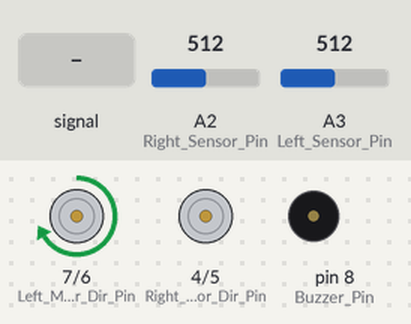
The sketch below on a simulated Arduino Uno, built with avr-gcc and run on an emulated ATmega328P. Parts: direction and speed pins drawn as motors (green arrow = direction pin HIGH = forward, orange = LOW = backward, longer = more drive), buzzer (waves = sounding). The inputs (shaded band) are chosen by the test bench; at power-on: A2 (Right_Sensor_Pin) = 512, A3 (Left_Sensor_Pin) = 512.

Above: at 1.2 s.
1.3 s: A2 (Right_Sensor_Pin) fed a 200 Hz sine of ±255 counts around its level
At 3.2 s:
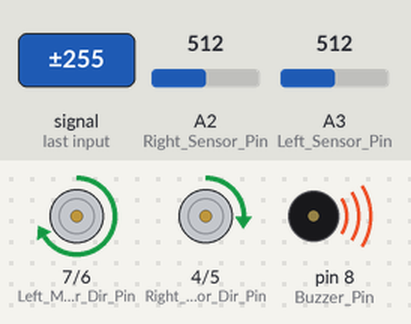
4.3 s: A2 (Right_Sensor_Pin) set to 710
At 5.6 s:
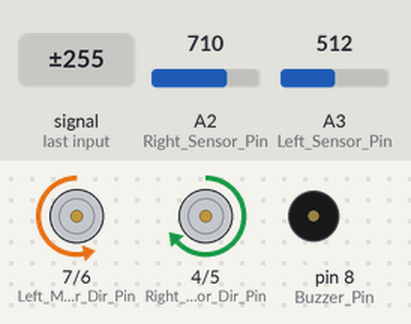
5.9 s: A3 (Left_Sensor_Pin) set to 686
7.4 s: A3 (Left_Sensor_Pin) set to 708
At 8.0 s:
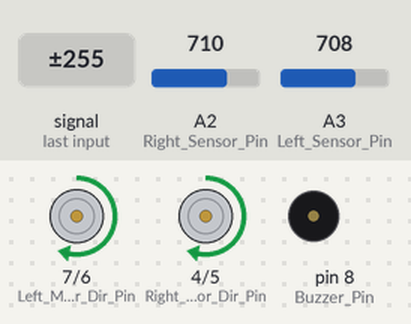
8.9 s: A2 (Right_Sensor_Pin) set to 689
At 9.2 s:
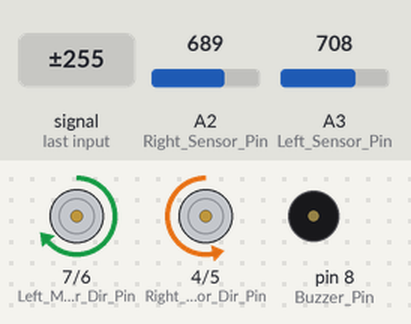
10.4 s: A3 (Left_Sensor_Pin) set to 690
At 14.9 s:
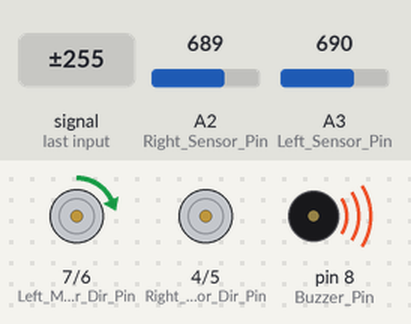
Timing chart, 0 to 15.9 s (numbered marks = the images above; inputs shaded):
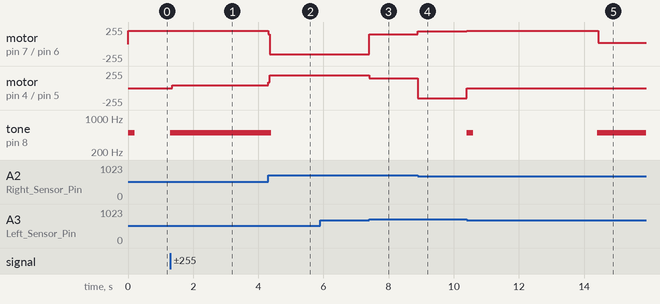

The sketch:

Task_2.ino
```cpp
 const int Left_Sensor_Pin = A3;
  const int Right_Sensor_Pin = A2;
  const int Left_Motor_PWM_Pin = 6;
  const int Left_Motor_Dir_Pin = 7;
  const int Right_Motor_PWM_Pin = 5;
  const int Right_Motor_Dir_Pin = 4;
  const int Buzzer_Pin = 8;

  const int Black_Threshold = 700;
  const int Motor_Speed = 150;
  const int dMotor_Delta_Speed = 40;


  unsigned long Lost_Time = 0;
  const unsigned long Search_Time = 4000;
  bool Is_Searching = false;
  bool Is_waiting = false;

  void setup() {
    Serial.begin(9600);
    pinMode(Left_Sensor_Pin, INPUT);
    pinMode(Right_Sensor_Pin, INPUT);
    pinMode(Buzzer_Pin, OUTPUT);
    pinMode(Left_Motor_PWM_Pin, OUTPUT);
    pinMode(Left_Motor_Dir_Pin, OUTPUT);
    pinMode(Right_Motor_PWM_Pin, OUTPUT);
    pinMode(Right_Motor_Dir_Pin, OUTPUT);
  }

  void beep(int duration) {
    tone(Buzzer_Pin, 500, duration);
  }

  void follow_line(bool is_Left_Line_Black, bool is_Right_Line_Black) {
    if (is_Left_Line_Black && is_Right_Line_Black) {
      move_Forward();
    } else if (!is_Left_Line_Black && is_Right_Line_Black) {
      turn_Left();
    } else if (is_Left_Line_Black && !is_Right_Line_Black) {
      turn_Right();
    } else {
      if (!Is_Searching) {
        Is_Searching = true;
        Lost_Time = millis();
        beep(200);
      }
    }
  }

  void search_line(bool is_Left_Line_Black, bool is_Right_Line_Black) {
    if (is_Left_Line_Black || is_Right_Line_Black) {
      Is_Searching = false;
      beep(100);
      return;
    }

    unsigned long current_Time = millis() - Lost_Time;

    if (current_Time % 2000 < 2000) {
      move_Find_Right();
    } else {
      move_Find_Left();
    }

    if (millis() - Lost_Time > Search_Time) {
      Is_waiting = true;
    }
  }

  void move_Forward() {
    analogWrite(Left_Motor_PWM_Pin, Motor_Speed);
    digitalWrite(Left_Motor_Dir_Pin, HIGH);
    analogWrite(Right_Motor_PWM_Pin, Motor_Speed);
    digitalWrite(Right_Motor_Dir_Pin, HIGH);
  }

  void turn_Left() {
    analogWrite(Left_Motor_PWM_Pin, Motor_Speed);
    digitalWrite(Left_Motor_Dir_Pin, LOW);
    analogWrite(Right_Motor_PWM_Pin, Motor_Speed + dMotor_Delta_Speed);
    digitalWrite(Right_Motor_Dir_Pin, HIGH);
  }

  void turn_Right() {
    analogWrite(Left_Motor_PWM_Pin, Motor_Speed + dMotor_Delta_Speed);
    digitalWrite(Left_Motor_Dir_Pin, HIGH);
    analogWrite(Right_Motor_PWM_Pin, Motor_Speed);
    digitalWrite(Right_Motor_Dir_Pin, LOW);
  }

  void Stop_Moving() {
    digitalWrite(Left_Motor_PWM_Pin, LOW);
    digitalWrite(Left_Motor_Dir_Pin, LOW);
    digitalWrite(Right_Motor_PWM_Pin, LOW);
    digitalWrite(Right_Motor_Dir_Pin, LOW);
  }

  void move_Find_Right() {
    analogWrite(Left_Motor_PWM_Pin, 200);
    digitalWrite(Left_Motor_Dir_Pin, HIGH);
    analogWrite(Right_Motor_PWM_Pin, 0);
    digitalWrite(Right_Motor_Dir_Pin, LOW);
  }

  void move_Find_Left() {
    analogWrite(Left_Motor_PWM_Pin, 0);
    digitalWrite(Left_Motor_Dir_Pin, LOW);
    analogWrite(Right_Motor_PWM_Pin, 200);
    digitalWrite(Right_Motor_Dir_Pin, HIGH);
  }

  void loop() {
    int left_Sensor_Value = analogRead(Left_Sensor_Pin);
    int right_Sensor_Value = analogRead(Right_Sensor_Pin);
    bool is_Left_Line_Black = left_Sensor_Value > Black_Threshold;
    bool is_Right_Line_Black = right_Sensor_Value > Black_Threshold;

    if (Is_Searching) {
      search_line(is_Left_Line_Black, is_Right_Line_Black);
    } else {
      follow_line(is_Left_Line_Black, is_Right_Line_Black);
    }
    if (Is_waiting) {
    Stop_Moving();
    beep(Search_Time);
    }
  }
```

Task_1.cpp
```cpp
#include <stdio.h>

typedef long long int RUB;

struct Person {
    RUB bank_account;
    RUB income;
    RUB rent_price;
    RUB food_price;
    RUB invested_money;
    RUB mortgage;
    RUB other_spendings;
    RUB flat_price;
    RUB all_spendings;
};

struct Person alice;
struct Person bob;

void alice_init() {
    alice.bank_account = 1000 * 1000;
    alice.income = 300 * 1000;
    alice.rent_price = 60 * 1000;
    alice.food_price = 25 * 1000;
    alice.other_spendings = 30 * 1000;
    alice.invested_money = alice.income - (alice.rent_price + alice.food_price + alice.other_spendings);
}

void bob_init() {
    bob.bank_account = 500 * 1000;
    bob.income = 200 * 1000;
    bob.flat_price = 20 * 1000 * 1000;
    bob.food_price = 25 * 1000;
    bob.other_spendings = 30 * 1000;
    bob.mortgage = 60 * 1000;
    bob.invested_money = bob.income - (bob.mortgage + bob.food_price + bob.other_spendings);
}

void alice_print() {
    printf("Alice bank account = %lld rub.\n", alice.bank_account);
}

void bob_print() {
    printf("Bob bank account = %lld rub.\n", bob.bank_account);
}

void bob_mortgage(const int current_year, const int current_month) {
    int start_year = 2025;
    int start_month = 9;
    int duration_years = 15;

    int years_passed = current_year - start_year;
    int total_months_passed = years_passed * 12 + (current_month - start_month);

    if (total_months_passed < duration_years * 12) {
        bob.bank_account -= bob.mortgage;
    }
}

void alice_income(const int year, const int month) {
    if (year == 2030 && month == 10) {
        alice.income *= 1.5;
    }
    alice.bank_account += alice.income;
    if (month == 12) {
        alice.bank_account += alice.income;
    }
}

void bob_income(const int year, const int month) {
    if (year == 2030 && month == 10) {
        bob.income *= 1.5;
    }
    bob.bank_account += bob.income;
}

void apply_inflation(RUB* cost, int year, int month) {
    if (month == 12) {
        *cost *= 1.08;
    }
}

void alice_rent(int year, int month) {
    alice.bank_account -= alice.rent_price;
    apply_inflation(&alice.rent_price, year, month);
}

void alice_food(int year, int month) {
    alice.bank_account -= alice.food_price;
    if (month == 5) {
        alice.bank_account -= 10000;
    }
    apply_inflation(&alice.food_price, year, month);
}

void bob_food(int year, int month) {
    bob.bank_account -= bob.food_price;
    if (month == 5) {
        bob.bank_account -= 20000;
    }
    apply_inflation(&bob.food_price, year, month);
}

void alice_deposit(int year, int month) {
    alice.bank_account += alice.invested_money * 0.18;
}

void bob_deposit(int year, int month) {
    bob.bank_account += bob.invested_money * 0.18;
}

void bob_trip(int year, int month) {
    if (month == 6) {
        bob.bank_account -= 250000;
    }

    if (year == 2035 && month == 12) {
        bob.bank_account -= 600000;
    }
}

void bob_other_spendings(int year, int month) {
    bob.bank_account -= bob.other_spendings;
    if (month == 6) {
        bob.bank_account -= 10000;
    }

    if (year == 2035 && month == 12) {
        bob.bank_account -= 250000;
    }

    if (year == 2035 && month == 12) {
        bob.bank_account -= 200000;
    }
    apply_inflation(&bob.other_spendings, year, month);
}

void alice_other_spendings(int year, int month) {
    alice.bank_account -= alice.other_spendings;
    if (month == 6) {
        alice.bank_account -= 20000;
    }

    if (year == 2035 && month == 12) {
        alice.bank_account -= 250000;
    }

    if (year == 2035 && month == 12) {
        alice.bank_account -= 200000;
    }
    apply_inflation(&alice.other_spendings, year, month);
}

void alice_trip(int year, int month) {
    if (month == 6) {
        alice.bank_account -= 250000;
    }

    if (year == 2035 && month == 12) {
        alice.bank_account -= 600000;
    }

    if (year == 2040 && month == 1) {
        alice.bank_account -= 800000;
    }
}

void bob_flat(int year, int month) {
    if (year == 2045 && month == 8)
        bob.bank_account += bob.flat_price * 2;
}

void run_simulation() {
    int current_year = 2025;
    int current_month = 9;

    while (!(current_year == 2045 && current_month == 9)) {
        bob_income(current_year, current_month);
        bob_mortgage(current_year, current_month);
        bob_food(current_year, current_month);
        bob_trip(current_year, current_month);
        bob_other_spendings(current_year, current_month);
        bob_deposit(current_year, current_month);
        bob_flat(current_year, current_month);

        alice_income(current_year, current_month);
        alice_rent(current_year, current_month);
        alice_food(current_year, current_month);
        alice_deposit(current_year, current_month);
        alice_trip(current_year, current_month);
        alice_other_spendings(current_year, current_month);

        current_month++;
        if (current_month == 13) {
            current_year++;
            current_month = 1;
        }
    }
}

int main() {
    alice_init();
    bob_init();

    run_simulation();

    alice_print();
    bob_print();

    return 0;
}
```

Measured:
- the behaviour switches between 700 and 701 on A3 (Left_Sensor_Pin) (found by bisection; images 2 and 3)
- the behaviour switches between 701 and 700 on A2 (Right_Sensor_Pin) (found by bisection; images 3 and 4)
- after the input at 1.3 s, motor on pin 7 (Left_Motor_Dir_Pin) / pin 6 (Left_Motor_PWM_Pin): stays forward 200/255 (without the input it goes to forward 16/255 after 2.7 s); motor on pin 4 (Right_Motor_Dir_Pin) / pin 5 (Right_Motor_PWM_Pin): stopped → forward 44/255 after 0.05 s; tone on pin 8 (Buzzer_Pin): silent → 500 Hz after 0.00 s instead of 2.7 s
- after the input at 4.3 s, motor on pin 7 (Left_Motor_Dir_Pin) / pin 6 (Left_Motor_PWM_Pin): forward 200/255 → backward 150/255 at once; motor on pin 4 (Right_Motor_Dir_Pin) / pin 5 (Right_Motor_PWM_Pin): forward 44/255 → forward 190/255 at once; tone on pin 8 (Buzzer_Pin): 500 Hz → silent after 0.10 s
- after the input at 5.9 s, every drawn part: stays the same
- after the input at 7.4 s, motor on pin 7 (Left_Motor_Dir_Pin) / pin 6 (Left_Motor_PWM_Pin): backward 150/255 → forward 150/255 at once; motor on pin 4 (Right_Motor_Dir_Pin) / pin 5 (Right_Motor_PWM_Pin): forward 190/255 → forward 150/255 at once
- after the input at 8.9 s, motor on pin 7 (Left_Motor_Dir_Pin) / pin 6 (Left_Motor_PWM_Pin): forward 150/255 → forward 190/255 at once; motor on pin 4 (Right_Motor_Dir_Pin) / pin 5 (Right_Motor_PWM_Pin): forward 150/255 → backward 150/255 at once
- after the input at 10.4 s, motor on pin 7 (Left_Motor_Dir_Pin) / pin 6 (Left_Motor_PWM_Pin): forward 190/255 → forward 200/255 at once, → forward 16/255 4.0 s later; motor on pin 4 (Right_Motor_Dir_Pin) / pin 5 (Right_Motor_PWM_Pin): backward 150/255 → stopped at once
